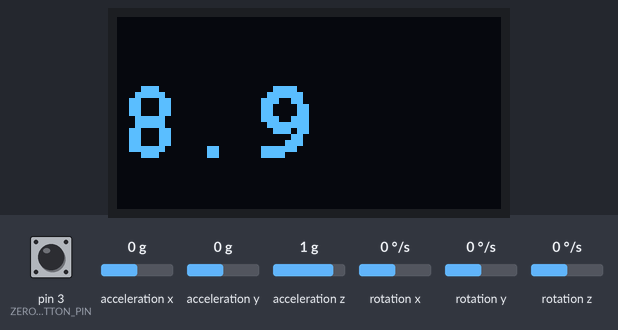
This sketch was run on a simulated Arduino Uno, built with avr-gcc and run on an emulated ATmega328P. On the bench: 128×64 one-colour display. Wiring (inferred from the names in the program): MPU-6050 motion sensor at I2C address 0x68. The test bench sets the inputs (shaded band); at power-on: acceleration x 0 g, acceleration z 1 g, acceleration y 0 g, pin 3 (ZERO_BUTTON_PIN) HIGH, rotation x 0 °/s, rotation y 0 °/s, rotation z 0 °/s.

Above: at 3.5 s.
3.6 s: acceleration x set to -1.4 g
At 5.0 s:
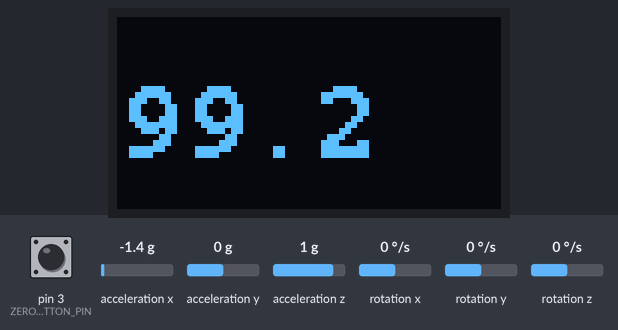
5.3 s: acceleration z set to 0.8 g
At 6.6 s:
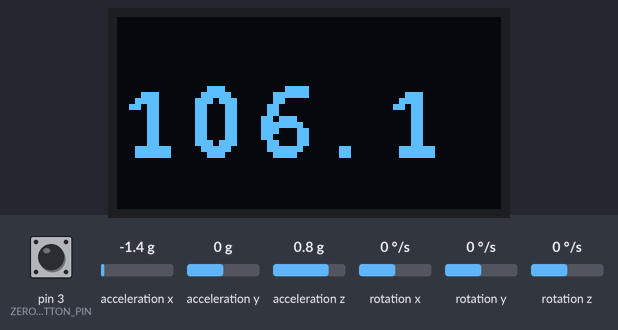
7.1 s: acceleration y set to -1.4 g
At 8.6 s:
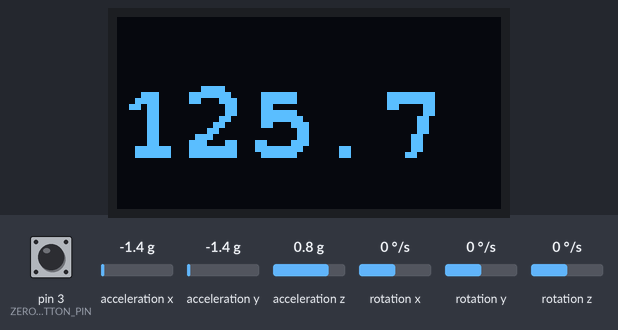
8.8 s: pin 3 (ZERO_BUTTON_PIN) pulled LOW for 0.15 s
At 10.7 s:
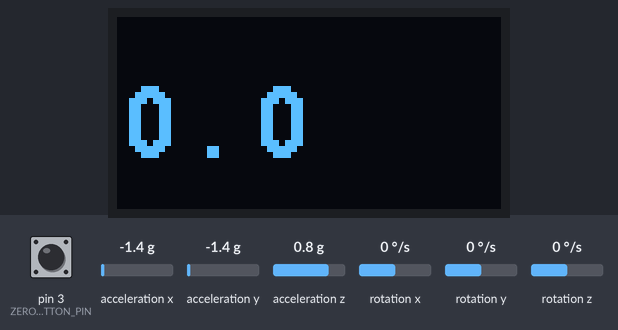
11.0 s: acceleration x set to -0.8 g
At 12.6 s:
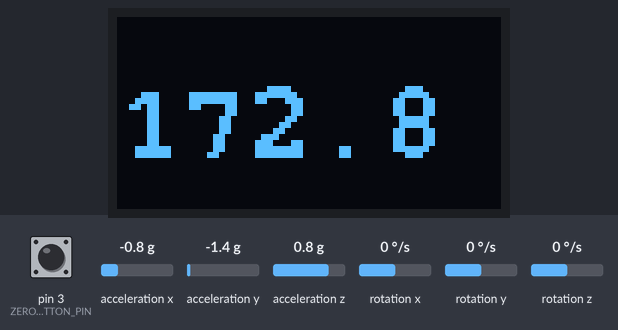
Timing chart, 0 to 13.7 s (numbered marks = the images above; inputs shaded):
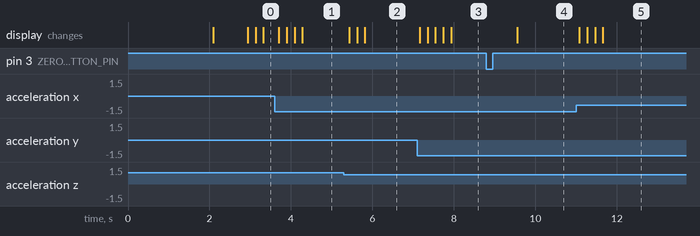

The sketch:

ArduinoAngleGauge.ino
```cpp
//Written by Ahmet Burkay KIRNIK
//TR_CapaFenLisesi
//Measure Angle with a MPU-6050(GY-521)

#include <Wire.h>
#include <Adafruit_GFX.h>
#include <Adafruit_SSD1306.h>
#include <Fonts/FreeMonoBold9pt7b.h>

// OLED stuff
#define SCREEN_WIDTH 128 // OLED display width, in pixels
#define SCREEN_HEIGHT 64 // OLED display height, in pixels
#define OLED_RESET -1 // Reset pin # (or -1 if sharing Arduino reset pin)
#define SCREEN_ADDRESS 0x3C

#define ANGLE_SMOOTHING_ITERATIONS 50
#define ANGLE_SMOOTHING_DELAY 1

#define ZERO_BUTTON_PIN 3
#define ZERO_DELAY 500

struct Quaternion
{
  double w, x, y, z;
};

struct EulerAngles {
  double roll, pitch, yaw;
};

const int MPU_addr = 0x68;

const int minVal = 265;
const int maxVal = 402;

EulerAngles angleEuler, zeroEuler;
Quaternion angleQuaternion, zeroQuaternion;
double angleDouble;

bool zeroFlag = false;

Adafruit_SSD1306 display(SCREEN_WIDTH, SCREEN_HEIGHT, &Wire, OLED_RESET);

void setup() {
  Serial.begin(9600);

  Wire.begin();
  Wire.beginTransmission(MPU_addr);
  Wire.write(0x6B);
  Wire.write(0);
  Wire.endTransmission(true);

  // SSD1306_SWITCHCAPVCC = generate display voltage from 3.3V internally
  if (!display.begin(SSD1306_SWITCHCAPVCC, SCREEN_ADDRESS)) {
    Serial.println(F("SSD1306 allocation failed"));
    for (;;); // Don't proceed, loop forever
  }

  display.clearDisplay();
  display.setFont(&FreeMonoBold9pt7b);
  display.setTextSize(1);
  display.setTextColor(SSD1306_WHITE);
  display.setCursor(0, 15);
  display.cp437(true);
  display.println("  Digital");
  display.println("  Angle");
  display.println("  Gauge");
  display.display();

  delay(2000);
  display.clearDisplay();
  display.display();

  pinMode(ZERO_BUTTON_PIN, INPUT_PULLUP);
  attachInterrupt(digitalPinToInterrupt(ZERO_BUTTON_PIN), SetZero, FALLING);
  SetZero();
}

void loop() {
  angleEuler = GetAngleSmooth();

  if (zeroFlag) {
    delay(ZERO_DELAY);
    zeroEuler = GetAngleSmooth();
    zeroFlag = false;
  }

  angleQuaternion = ToQuaternion(angleEuler);
  zeroQuaternion = ToQuaternion(zeroEuler);
  angleQuaternion = ConvertToUnitQuaternion(angleQuaternion);
  zeroQuaternion = ConvertToUnitQuaternion(zeroQuaternion);
  angleDouble = GetAngleBetweenQuaternions(angleQuaternion, zeroQuaternion);

  WriteToDisplay(angleDouble);

  /*Serial.print("X: ");
  Serial.print(angleEuler.roll);
  Serial.print("  Y: ");
  Serial.print(angleEuler.pitch);
  Serial.print("  Z: ");
  Serial.print(angleEuler.yaw);

  Serial.print("\t\tZERO   X: ");
  Serial.print(zeroEuler.roll);
  Serial.print("  Y: ");
  Serial.print(zeroEuler.pitch);
  Serial.print("  Z: ");
  Serial.print(zeroEuler.yaw);

  Serial.print("\t\tANGLE: ");
  Serial.println(angleDouble);*/

  delay(1);
}

EulerAngles GetAngleSmooth() {
  EulerAngles angle;
  EulerAngles sum;

  for (int i = 0; i < ANGLE_SMOOTHING_ITERATIONS; i++) {
    angle = GetAngle();
    sum.roll += angle.roll;
    sum.pitch += angle.pitch;
    sum.yaw += angle.yaw;
    delay(ANGLE_SMOOTHING_DELAY);
  }

  sum.roll /= ANGLE_SMOOTHING_ITERATIONS;
  sum.pitch /= ANGLE_SMOOTHING_ITERATIONS;
  sum.yaw /= ANGLE_SMOOTHING_ITERATIONS;
  return sum;
}

EulerAngles GetAngle() {
  int16_t AcX, AcY, AcZ;
  double x;
  double y;
  double z;

  Wire.beginTransmission(MPU_addr);
  Wire.write(0x3B);
  Wire.endTransmission(false);
  Wire.requestFrom(MPU_addr, 14, true);

  AcX = Wire.read() << 8 | Wire.read();
  AcY = Wire.read() << 8 | Wire.read();
  AcZ = Wire.read() << 8 | Wire.read();

  int xAng = map(AcX, minVal, maxVal, -90, 90);
  int yAng = map(AcY, minVal, maxVal, -90, 90);
  int zAng = map(AcZ, minVal, maxVal, -90, 90);

  x = RAD_TO_DEG * (atan2(-yAng, -zAng) + PI);
  y = RAD_TO_DEG * (atan2(-xAng, -zAng) + PI);
  z = RAD_TO_DEG * (atan2(-yAng, -xAng) + PI);

  EulerAngles angle;
  angle.roll = x;
  angle.pitch = y;
  angle.yaw = z;

  return angle;
}

void WriteToDisplay(double angle) {
  display.clearDisplay();
  display.setTextSize(2);
  display.setCursor(0, 45);
  display.println(angle, 1);
  display.display();
}

void SetZero() {
  zeroFlag = true;
}

double GetAngleBetweenQuaternions(Quaternion q1, Quaternion q2) {
  //theta = 2*asin(norm of the vector part of the quaternion product q1*q2^(-1))
  double theta;
  double norm;
  Quaternion q2Inv, qMult;

  // invert q2
  q2Inv = InvertQuaternion(q2);

  // mult q1 x q2Inv
  //qMult = MultiplyQuaternions(q1, q2Inv);
  qMult = MultiplyQuaternions(q2Inv, q1);

  // get norm of the vector part
  // norm(Q)=√w^2+x^2+y^2+z^2
  // norm(Q)=√x^2+y^2+z^2  only vector part
  norm = sqrt(qMult.x * qMult.x + qMult.y * qMult.y + qMult.z * qMult.z);

  theta = 2* asin(norm);

  /*Serial.print("Q1 W: ");
  Serial.print(q1.w);
  Serial.print("  X: ");
  Serial.print(q1.x);
  Serial.print("  Y: ");
  Serial.print(q1.y);
  Serial.print("  Z: ");
  Serial.print(q1.z);

  Serial.print("\t\tQ2 W: ");
  Serial.print(q2.w);
  Serial.print("  X: ");
  Serial.print(q2.x);
  Serial.print("  Y: ");
  Serial.print(q2.y);
  Serial.print("  Z: ");
  Serial.print(q2.z);

  Serial.print("\t\tQ2 Inv W: ");
  Serial.print(q2Inv.w);
  Serial.print("  X: ");
  Serial.print(q2Inv.x);
  Serial.print("  Y: ");
  Serial.print(q2Inv.y);
  Serial.print("  Z: ");
  Serial.print(q2Inv.z);

  Serial.print("\t\tQ Mult W: ");
  Serial.print(qMult.w);
  Serial.print("  X: ");
  Serial.print(qMult.x);
  Serial.print("  Y: ");
  Serial.print(qMult.y);
  Serial.print("  Z: ");
  Serial.print(qMult.z);

  Serial.print("\t\tNorm: ");
  Serial.print(norm);

  Serial.print("\t\tTheta: ");
  Serial.println(theta);*/

  return theta * RAD_TO_DEG;
}

Quaternion InvertQuaternion(Quaternion q){
  Quaternion newQ;

  double norm = sqrt(q.w*q.w + q.x*q.x + q.y*q.y + q.z*q.z);
  double normSqared = norm*norm;
  newQ.w = q.w/normSqared;
  newQ.x = -q.x/normSqared;
  newQ.y = -q.y/normSqared;
  newQ.z = -q.z/normSqared;

  return newQ;
}

double GetQuaternionNorm(Quaternion q){
  return sqrt(q.w * q.w + q.x * q.x + q.y * q.y + q.z * q.z);
}

Quaternion ConvertToUnitQuaternion(Quaternion q){
  // A unit quaternion is a quaternion of norm one
  // Dividing a non-zero quaternion q by its norm produces a unit quaternion Uq called the versor of q
  Quaternion Uq;
  double norm = GetQuaternionNorm(q);
  Uq.w = q.w/norm;
  Uq.x = q.x/norm;
  Uq.y = q.y/norm;
  Uq.z = q.z/norm;
  return Uq;
}

Quaternion MultiplyQuaternions(Quaternion q1, Quaternion q2){
  Quaternion result;

  /*
  Formula from http://www.euclideanspace.com/maths/algebra/realNormedAlgebra/quaternions/arithmetic/index.htm
           a*e - b*f - c*g - d*h
      + i (b*e + a*f + c*h- d*g)
      + j (a*g - b*h + c*e + d*f)
      + k (a*h + b*g - c*f + d*e)
  */
  result.w = q1.w * q2.w - q1.x * q2.x - q1.y * q2.y - q1.z * q2.z;
  result.x = q1.x * q2.w + q1.w * q2.x + q1.y * q2.z - q1.z * q2.y;
  result.y = q1.w * q2.y - q1.x * q2.z + q1.y * q2.w + q1.z * q2.x;
  result.z = q1.w * q2.z + q1.x * q2.y - q1.y * q2.x + q1.z * q2.w;

  return result;
}

Quaternion ToQuaternion(EulerAngles a)
{
  // roll (X), pitch (Y), yaw (Z)
  // Abbreviations for the various angular functions
  double cy = cos(a.yaw * 0.5);
  double sy = sin(a.yaw * 0.5);
  double cp = cos(a.pitch * 0.5);
  double sp = sin(a.pitch * 0.5);
  double cr = cos(a.roll * 0.5);
  double sr = sin(a.roll * 0.5);

  Quaternion q;
  q.w = cr * cp * cy + sr * sp * sy;
  q.x = sr * cp * cy - cr * sp * sy;
  q.y = cr * sp * cy + sr * cp * sy;
  q.z = cr * cp * sy - sr * sp * cy;

  return q;
}

EulerAngles ToEulerAngles(Quaternion q) {
  EulerAngles angles;

  // roll (x-axis rotation)
  double sinr_cosp = 2 * (q.w * q.x + q.y * q.z);
  double cosr_cosp = 1 - 2 * (q.x * q.x + q.y * q.y);
  angles.roll = atan2(sinr_cosp, cosr_cosp);

  // pitch (y-axis rotation)
  double sinp = 2 * (q.w * q.y - q.z * q.x);
  if (abs(sinp) >= 1)
    angles.pitch = copysign(M_PI / 2, sinp); // use 90 degrees if out of range
  else
    angles.pitch = asin(sinp);

  // yaw (z-axis rotation)
  double siny_cosp = 2 * (q.w * q.z + q.x * q.y);
  double cosy_cosp = 1 - 2 * (q.y * q.y + q.z * q.z);
  angles.yaw = atan2(siny_cosp, cosy_cosp);

  return angles;
}
```

Measured:
- after the input at 3.6 s, the display: first changes after 0.11 s (image 1 shows a later state)
- after the input at 5.3 s, the display: first changes after 0.13 s (image 2 shows a later state)
- after the input at 7.1 s, the display: first changes after 0.06 s (image 3 shows a later state)
- after the input at 8.8 s, the display: changes after 0.75 s (image 4)
- after the input at 11.0 s, the display: first changes after 0.09 s (image 5 shows a later state)
